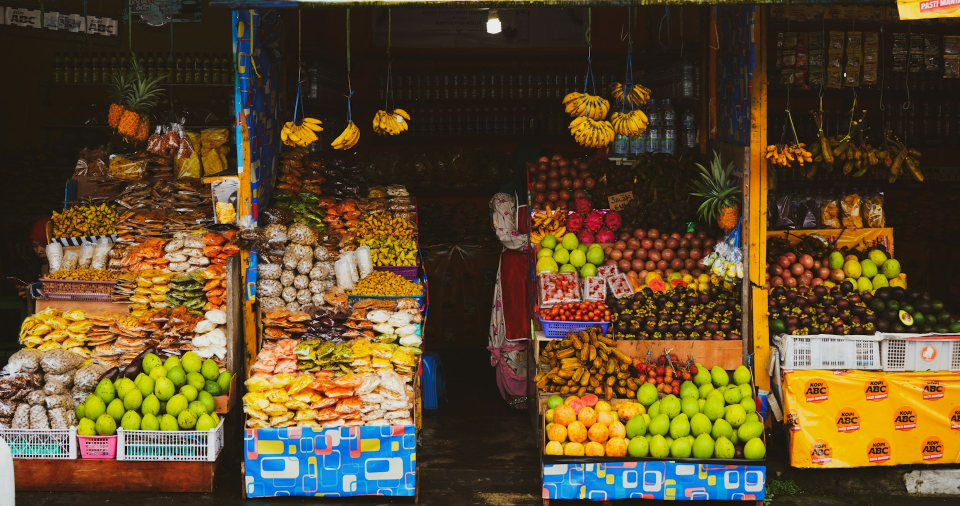
%> input picture Lab2/images/test_images/colorful.jpg, 1920 x 1012 px (shown at 1/2 size)
$ octave --eval "Q9_color_spaces;"   (GNU Octave 9; MATLAB toolbox functions it lacks are replaced by stand-ins)
%> lines starting %> are read from the running program, lines starting %| are printed output that depends on the picture
% Q9: Different Color Spaces Loading and Display
% This function loads and displays images in different color spaces

function Q9_color_spaces(image_path)
    if nargin < 1
        image_path = 'images/test_images/colorful.jpg';
    end

    fprintf('=== Q9: Color Spaces Analysis and Display ===\n\n');

    try
        % Load original image
        original_img = imread(image_path);
%> original_img is the input picture: size 1012x1920x3 uint8; mean R, G, B 92.8, 73.8, 42.2

        if size(original_img, 3) ~= 3
            error('Input image must be a color (RGB) image');
        end

        fprintf('Processing image: %s\n', image_path);
        fprintf('Original dimensions: %dx%dx%d\n', size(original_img));
%| Original dimensions: 1012x1920x3

        % Color space conversions
        fprintf('\n=== Converting to Different Color Spaces ===\n');

        % 1. RGB (original)
        rgb_img = original_img;
        fprintf('✓ RGB: Original color space\n');

        % 2. HSV (Hue, Saturation, Value)
        hsv_img = rgb2hsv(original_img);
%> hsv_img: size 1012x1920x3 double; mean H, S, V 0.147, 0.575, 0.394
        fprintf('✓ HSV: Hue-Saturation-Value conversion\n');

        % 3. YUV/YCbCr (Luminance and Chrominance)
        try
            ycbcr_img = rgb2ycbcr(original_img);
%> ycbcr_img: size 1012x1920x3 uint8; mean of channels 1, 2, 3 81.2, 111.3, 138.6
            fprintf('✓ YCbCr: Luminance-Chrominance conversion\n');
            has_ycbcr = true;
        catch
            % Fallback manual YUV conversion
            ycbcr_img = rgb_to_yuv_manual(original_img);
            fprintf('✓ YUV: Manual luminance-chrominance conversion\n');
            has_ycbcr = false;
        end

        % 4. LAB color space (if available)
        try
            lab_img = rgb2lab(original_img);
%> lab_img: size 1012x1920x3 double; mean of channels 1, 2, 3 31.8, 6.2, 18.9
            fprintf('✓ LAB: Perceptually uniform color space\n');
            has_lab = true;
        catch
            % Fallback: create synthetic LAB representation
            lab_img = rgb_to_lab_approximation(original_img);
            fprintf('✓ LAB: Approximated perceptually uniform space\n');
            has_lab = false;
        end

        % 5. Grayscale (single channel)
        gray_img = rgb2gray(original_img);
        fprintf('✓ Grayscale: Single channel luminance\n');

        % 6. Individual RGB channels
        r_channel = original_img(:, :, 1);
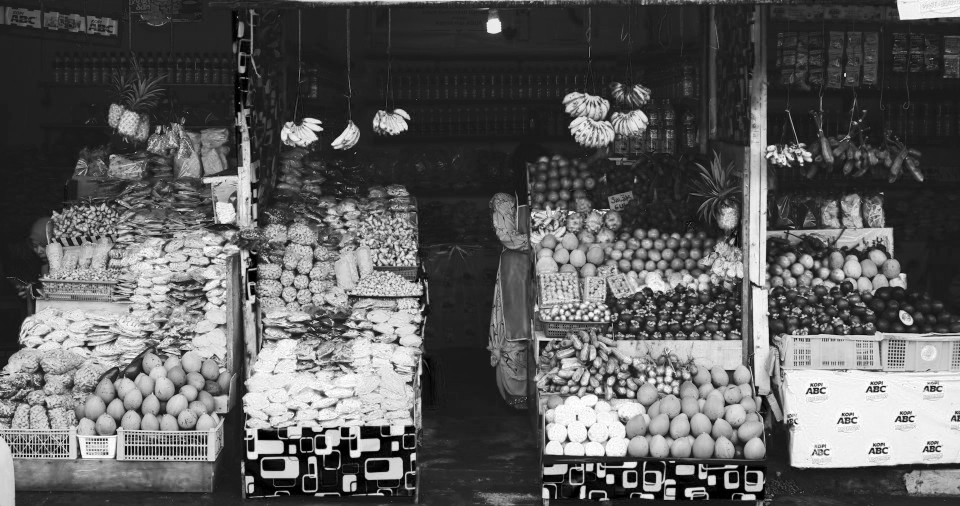
%> r_channel: size 1012x1920 uint8 (shown at 1/2 size); min 0, max 255, mean 92.8
        g_channel = original_img(:, :, 2);
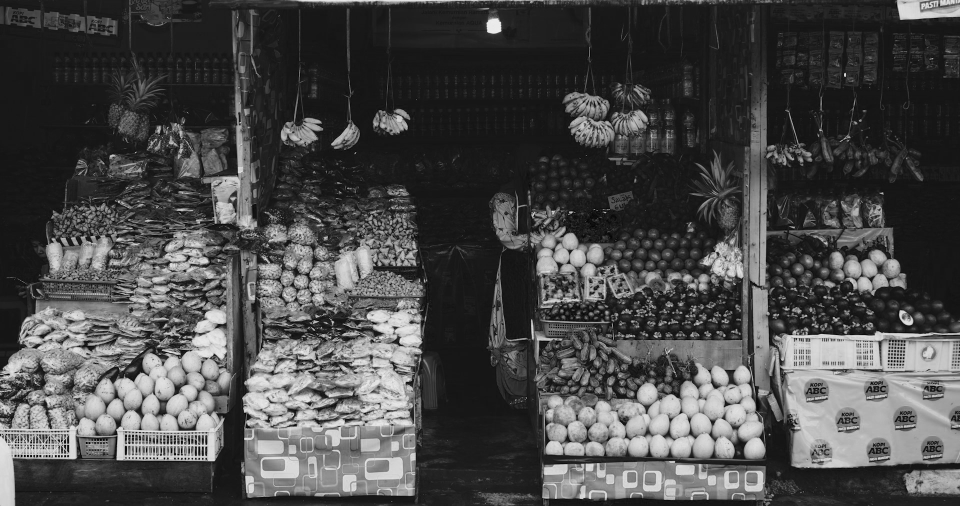
%> g_channel: size 1012x1920 uint8 (shown at 1/2 size); min 0, max 247, mean 73.8
        b_channel = original_img(:, :, 3);
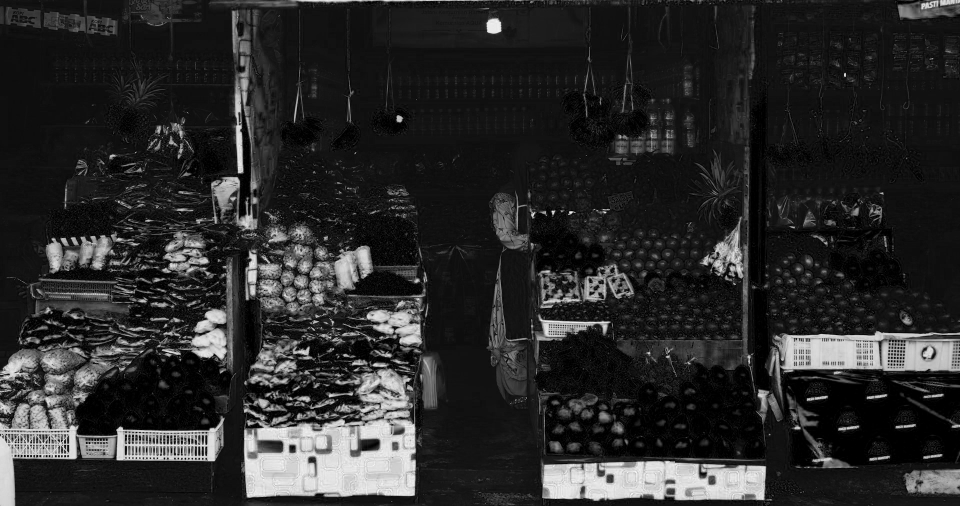
%> b_channel: size 1012x1920 uint8 (shown at 1/2 size); min 0, max 255, mean 42.2
        fprintf('✓ RGB Channels: Individual color components\n');

        % Display all color spaces
        display_color_spaces(rgb_img, hsv_img, ycbcr_img, lab_img, gray_img, ...
                           r_channel, g_channel, b_channel);

        % Analyze color space characteristics
        analyze_color_space_properties(rgb_img, hsv_img, ycbcr_img, lab_img);

        % Demonstrate color space effects on processing
        demonstrate_processing_effects(original_img, hsv_img, ycbcr_img);

        % Save converted images
        save_color_space_images(image_path, rgb_img, hsv_img, ycbcr_img, lab_img, gray_img);

    catch ME
        fprintf('ERROR: %s\n', ME.message);
    end
end

% Display all color spaces in a comprehensive figure
function display_color_spaces(rgb_img, hsv_img, ycbcr_img, lab_img, gray_img, r_ch, g_ch, b_ch)
    figure('Name', 'Q9: Color Spaces Comparison', 'Position', [50, 50, 1600, 1000]);

    % RGB original and channels
    subplot(3, 4, 1);
    imshow(rgb_img);
    title('RGB Original');

    subplot(3, 4, 2);
    imshow(r_ch, []);
    colormap(gca, 'gray');
    title('Red Channel');

    subplot(3, 4, 3);
    imshow(g_ch, []);
    colormap(gca, 'gray');
    title('Green Channel');

    subplot(3, 4, 4);
    imshow(b_ch, []);
    colormap(gca, 'gray');
    title('Blue Channel');

    % HSV components
    subplot(3, 4, 5);
    imshow(hsv_img);
    title('HSV Composite');

    subplot(3, 4, 6);
    imshow(hsv_img(:, :, 1), []);
    colormap(gca, 'hsv');
    title('Hue Component');

    subplot(3, 4, 7);
    imshow(hsv_img(:, :, 2), []);
    colormap(gca, 'gray');
    title('Saturation Component');

    subplot(3, 4, 8);
    imshow(hsv_img(:, :, 3), []);
    colormap(gca, 'gray');
    title('Value Component');

    % YCbCr/YUV components
    subplot(3, 4, 9);
    if size(ycbcr_img, 3) == 3
        % Display as composite if 3-channel
        try
            imshow(ycbcr_img);
        catch
            imshow(ycbcr_img / 255);
        end
    else
        imshow(ycbcr_img, []);
    end
    title('YCbCr/YUV Composite');

    subplot(3, 4, 10);
    imshow(ycbcr_img(:, :, 1), []);
    colormap(gca, 'gray');
    title('Y (Luminance)');

    % LAB and grayscale
    subplot(3, 4, 11);
    if size(lab_img, 3) == 3
        try
            imshow(lab_img);
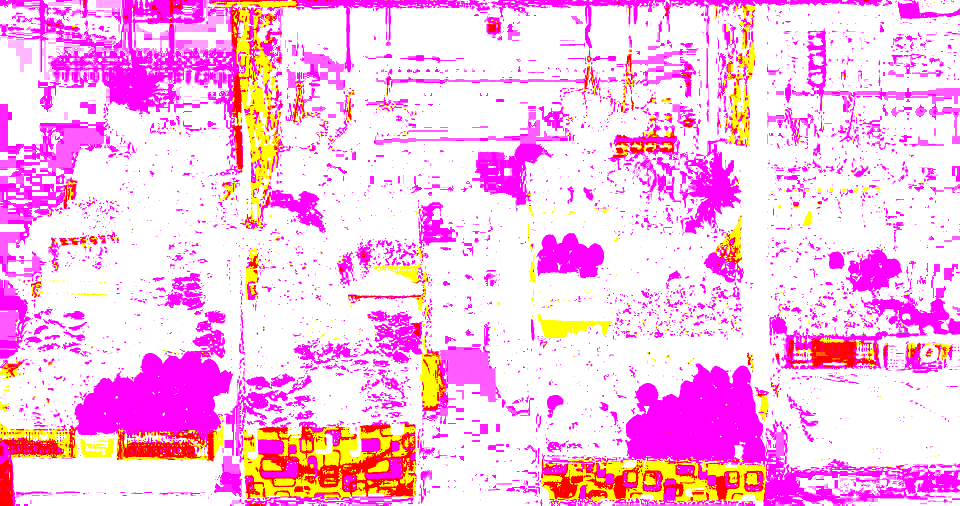
%> displayed picture: size 1012x1920x3, on the screen's scale of 0 to 255 (shown at 1/2 size); mean R, G, B 254.9, 191.8, 234.7
        catch
            % LAB values might be in different range
            lab_normalized = lab_img;
            lab_normalized(:, :, 1) = mat2gray(lab_img(:, :, 1));
            lab_normalized(:, :, 2) = mat2gray(lab_img(:, :, 2));
            lab_normalized(:, :, 3) = mat2gray(lab_img(:, :, 3));
            imshow(lab_normalized);
        end
    else
        imshow(lab_img, []);
    end
    title('LAB Color Space');

    subplot(3, 4, 12);
    imshow(gray_img);
    title('Grayscale');
end

% Analyze color space properties
function analyze_color_space_properties(rgb_img, hsv_img, ycbcr_img, lab_img)
    fprintf('\n=== Color Space Properties Analysis ===\n');

    % Convert to double for analysis
    rgb_double = double(rgb_img) / 255;
    hsv_double = double(hsv_img);

    % RGB analysis
    rgb_mean = squeeze(mean(mean(rgb_double, 1), 2));
%> rgb_mean = [0.364; 0.289; 0.165]
    rgb_std = squeeze(std(reshape(rgb_double, [], 3), 0, 1));
%> rgb_std = [0.293 0.245 0.22]

    fprintf('RGB Statistics:\n');
    fprintf('  Mean values: R=%.3f, G=%.3f, B=%.3f\n', rgb_mean);
%|   Mean values: R=0.364, G=0.289, B=0.165
    fprintf('  Std deviation: R=%.3f, G=%.3f, B=%.3f\n', rgb_std);
%|   Std deviation: R=0.293, G=0.245, B=0.220

    % HSV analysis
    h_values = hsv_double(:, :, 1);
    s_values = hsv_double(:, :, 2);
    v_values = hsv_double(:, :, 3);

    % Remove NaN values for hue (can occur when saturation is 0)
    h_valid = h_values(~isnan(h_values));

    fprintf('\nHSV Statistics:\n');
    fprintf('  Hue range: %.3f to %.3f (mean: %.3f)\n', ...
            min(h_valid(:)), max(h_valid(:)), mean(h_valid(:)));
%|   Hue range: 0.000 to 0.999 (mean: 0.147)
    fprintf('  Saturation range: %.3f to %.3f (mean: %.3f)\n', ...
            min(s_values(:)), max(s_values(:)), mean(s_values(:)));
%|   Saturation range: 0.000 to 1.000 (mean: 0.575)
    fprintf('  Value range: %.3f to %.3f (mean: %.3f)\n', ...
            min(v_values(:)), max(v_values(:)), mean(v_values(:)));
%|   Value range: 0.000 to 1.000 (mean: 0.394)

    % Color dominance analysis
    [dominant_hue, hue_distribution] = analyze_hue_distribution(h_valid);
%> in analyze_hue_distribution, `[counts, ~] = histcounts(hue_values, edges);`: counts = [736644 888499 129978 6813 4851 9988 67839 39176 13832 4987 7137 33296]
%> in analyze_hue_distribution, `[~, max_idx] = max(counts);`: max_idx = 2
%> in analyze_hue_distribution, `dominant_hue = edges(max_idx) + (edges(2) - edges(1)) / 2;`: dominant_hue = 0.125
%> in analyze_hue_distribution, `distribution = counts / sum(counts);`: distribution = [0.379 0.457 0.0669 0.00351 0.0025 0.00514 0.0349 0.0202 0.00712 0.00257 0.00367 0.0171]
%> dominant_hue = 0.125; hue_distribution has the same summary as distribution in analyze_hue_distribution
    fprintf('\nColor Dominance:\n');
    fprintf('  Dominant hue: %.1f° (%s)\n', dominant_hue * 360, hue_to_color_name(dominant_hue));
%> in hue_to_color_name, `hue_degrees = hue_value * 360;`: hue_degrees = 45
%|   Dominant hue: 45.0° (Yellow)

    % Saturation analysis
    low_sat = sum(s_values(:) < 0.3) / numel(s_values) * 100;
%> low_sat = 14.21
    high_sat = sum(s_values(:) > 0.7) / numel(s_values) * 100;
%> high_sat = 33.07
    fprintf('  Low saturation pixels: %.1f%%\n', low_sat);
%|   Low saturation pixels: 14.2%
    fprintf('  High saturation pixels: %.1f%%\n', high_sat);
%|   High saturation pixels: 33.1%

    % Brightness analysis
    dark_pixels = sum(v_values(:) < 0.3) / numel(v_values) * 100;
%> dark_pixels = 54.51
    bright_pixels = sum(v_values(:) > 0.7) / numel(v_values) * 100;
%> bright_pixels = 24.69
    fprintf('  Dark pixels: %.1f%%\n', dark_pixels);
%|   Dark pixels: 54.5%
    fprintf('  Bright pixels: %.1f%%\n', bright_pixels);
%|   Bright pixels: 24.7%
end

% Demonstrate processing effects in different color spaces
function demonstrate_processing_effects(rgb_img, hsv_img, ycbcr_img)
    fprintf('\n=== Processing Effects in Different Color Spaces ===\n');

    % Example 1: Histogram equalization
    fprintf('1. Histogram Equalization:\n');

    % RGB histogram equalization (on each channel)
    rgb_eq = rgb_img;
    for c = 1:3
        rgb_eq(:, :, c) = histeq(rgb_img(:, :, c));
    end
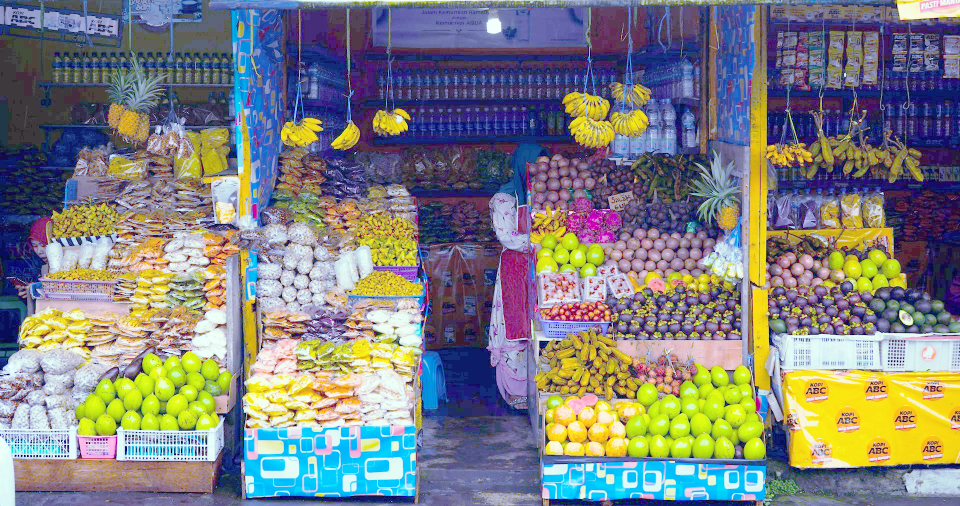
%> rgb_eq: size 1012x1920x3 uint8 (shown at 1/2 size); mean R, G, B 127.1, 128.2, 129.2

    % HSV histogram equalization (on Value channel only)
    hsv_eq = hsv_img;
    hsv_eq(:, :, 3) = histeq(uint8(hsv_img(:, :, 3) * 255)) / 255;
%> hsv_eq: size 1012x1920x3 double; mean H, S, V 0.147, 0.575, 0.495
    rgb_from_hsv_eq = hsv2rgb(hsv_eq);
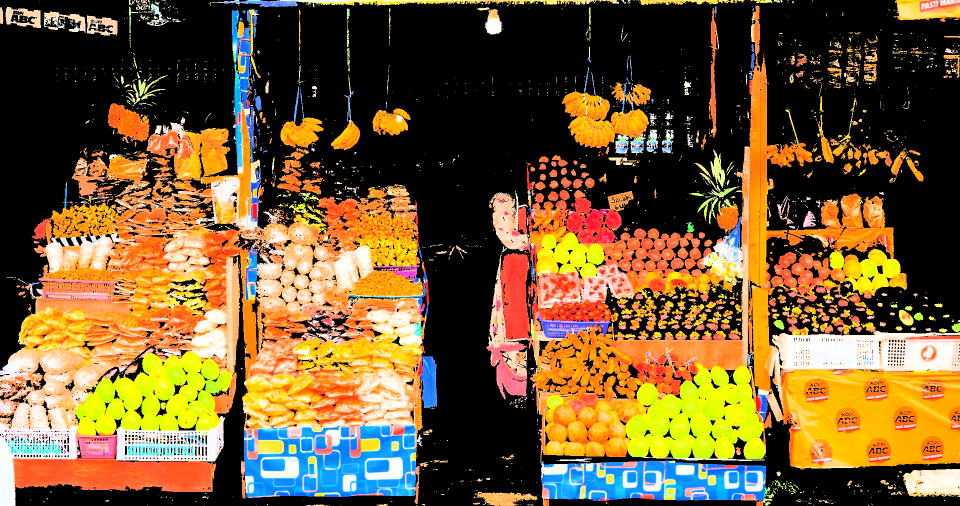
%> rgb_from_hsv_eq: size 1012x1920x3 double (shown at 1/2 size); mean R, G, B 0.457, 0.352, 0.194

    % YCbCr histogram equalization (on Y channel only)
    ycbcr_eq = ycbcr_img;
    if size(ycbcr_img, 3) == 3
        ycbcr_eq(:, :, 1) = histeq(ycbcr_img(:, :, 1));
%> ycbcr_eq: size 1012x1920x3 uint8; mean of channels 1, 2, 3 128.2, 111.3, 138.6
        try
            rgb_from_ycbcr_eq = ycbcr2rgb(ycbcr_eq);
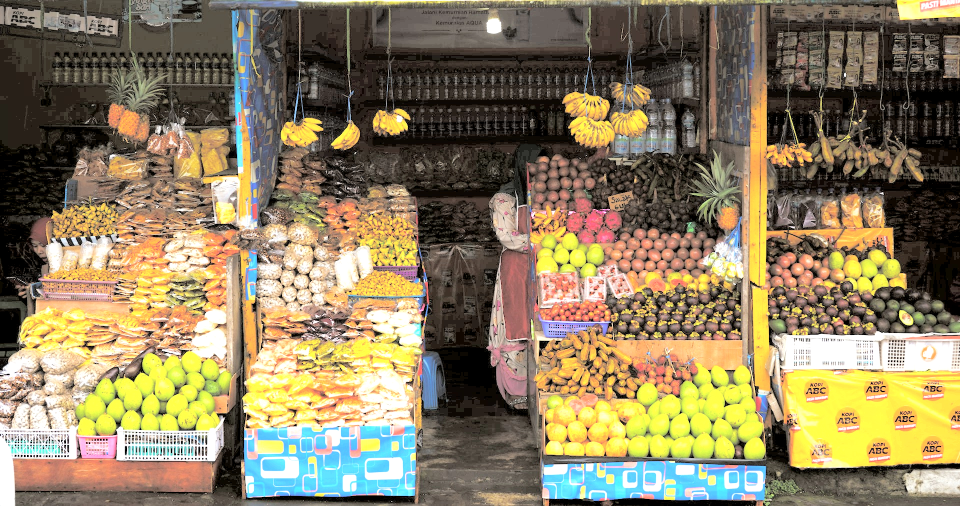
%> rgb_from_ycbcr_eq: size 1012x1920x3 uint8 (shown at 1/2 size); mean R, G, B 141.4, 127.7, 96.2
        catch
            rgb_from_ycbcr_eq = yuv_to_rgb_manual(ycbcr_eq);
        end
    else
        rgb_from_ycbcr_eq = rgb_img;  % Fallback
    end

    % Display histogram equalization results
    figure('Name', 'Q9: Histogram Equalization in Different Color Spaces', ...
           'Position', [100, 100, 1200, 400]);

    subplot(1, 4, 1);
    imshow(rgb_img);
    title('Original RGB');

    subplot(1, 4, 2);
    imshow(rgb_eq);
    title('RGB Channels Equalized');

    subplot(1, 4, 3);
    imshow(rgb_from_hsv_eq);
    title('HSV Value Equalized');

    subplot(1, 4, 4);
    imshow(rgb_from_ycbcr_eq);
    title('YCbCr Luminance Equalized');

    fprintf('   - RGB channel equalization: Can cause color shifts\n');
    fprintf('   - HSV value equalization: Preserves hue and saturation\n');
    fprintf('   - YCbCr luminance equalization: Preserves chrominance\n');

    % Example 2: Color enhancement
    fprintf('\n2. Color Enhancement Effects:\n');
    fprintf('   - HSV: Easy saturation/brightness adjustment\n');
    fprintf('   - LAB: Perceptually uniform adjustments\n');
    fprintf('   - RGB: Direct but can cause unrealistic colors\n');

    % Example 3: Noise sensitivity
    fprintf('\n3. Noise Sensitivity:\n');
    fprintf('   - RGB: Noise affects all color information\n');
    fprintf('   - YCbCr: Noise in chrominance less visible than luminance\n');
    fprintf('   - HSV: Noise in hue very noticeable\n');
end

% Save converted images
function save_color_space_images(original_path, rgb_img, hsv_img, ycbcr_img, lab_img, gray_img)
%> called with original_path = 'images/test_images/colorful.jpg'
    [~, name, ~] = fileparts(original_path);

    % Save individual components
    imwrite(gray_img, sprintf('Lab2/images/colorspace_gray_%s.jpg', name));

    % Save HSV components as separate images
    imwrite(hsv_img(:, :, 1), sprintf('Lab2/images/colorspace_hue_%s.jpg', name));
    imwrite(hsv_img(:, :, 2), sprintf('Lab2/images/colorspace_saturation_%s.jpg', name));
    imwrite(hsv_img(:, :, 3), sprintf('Lab2/images/colorspace_value_%s.jpg', name));

    % Save Y component from YCbCr
    if size(ycbcr_img, 3) >= 1
        imwrite(ycbcr_img(:, :, 1), sprintf('Lab2/images/colorspace_luminance_%s.jpg', name));
    end

    fprintf('\nColor space images saved to Lab2/images/ directory\n');
end

% Manual RGB to YUV conversion
% [27 lines left out: function rgb_to_yuv_manual, not called in this run]

% Manual YUV to RGB conversion
% [24 lines left out: function yuv_to_rgb_manual, not called in this run]

% Approximated LAB conversion
% [15 lines left out: function rgb_to_lab_approximation, not called in this run]

% Analyze hue distribution
function [dominant_hue, distribution] = analyze_hue_distribution(hue_values)
    % Create histogram of hue values
    edges = 0:1/12:1;  % 12 bins for 12 color regions
    [counts, ~] = histcounts(hue_values, edges);

    % Find dominant hue
    [~, max_idx] = max(counts);
    dominant_hue = edges(max_idx) + (edges(2) - edges(1)) / 2;

    distribution = counts / sum(counts);
end

% Convert hue value to color name
function color_name = hue_to_color_name(hue_value)
    % Convert hue (0-1) to approximate color name
    hue_degrees = hue_value * 360;

    if hue_degrees < 15 || hue_degrees >= 345
        color_name = 'Red';
    elseif hue_degrees < 45
        color_name = 'Orange';
    elseif hue_degrees < 75
        color_name = 'Yellow';
    elseif hue_degrees < 105
        color_name = 'Yellow-Green';
    elseif hue_degrees < 135
        color_name = 'Green';
    elseif hue_degrees < 165
        color_name = 'Cyan-Green';
    elseif hue_degrees < 195
        color_name = 'Cyan';
    elseif hue_degrees < 225
        color_name = 'Blue';
    elseif hue_degrees < 255
        color_name = 'Blue-Violet';
    elseif hue_degrees < 285
        color_name = 'Violet';
    elseif hue_degrees < 315
        color_name = 'Magenta';
    else
        color_name = 'Red-Magenta';
    end
end
